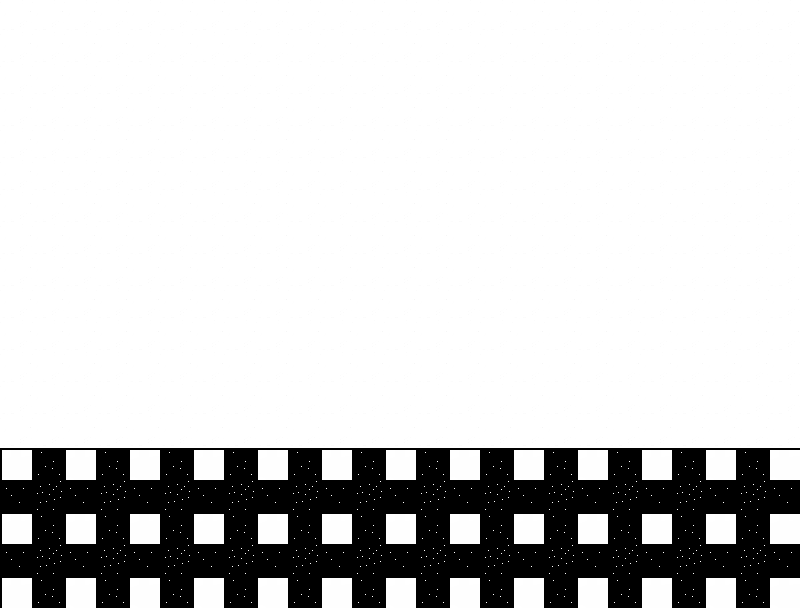

This game map was drawn from its Tiled (.tmx) file and the tilesets committed beside it. A one-line description and the trimmed map source follow:
An orthogonal 25x19 tile map with 32x32 px tiles, 1 tile layer (Tile Layer 1).

<map version="1.0" orientation="orthogonal" renderorder="right-down" width="25" height="19" tilewidth="32" tileheight="32" nextobjectid="1">
 <tileset firstgid="1" name="BAW copy" tilewidth="32" tileheight="32">
  <image source="BAW copy.png" width="96" height="224" />
 </tileset>
 <layer name="Tile Layer 1" width="25" height="19">
  <data>[475 cells, 475 non-empty, 5 distinct tile ids]</data>
 </layer>
</map>